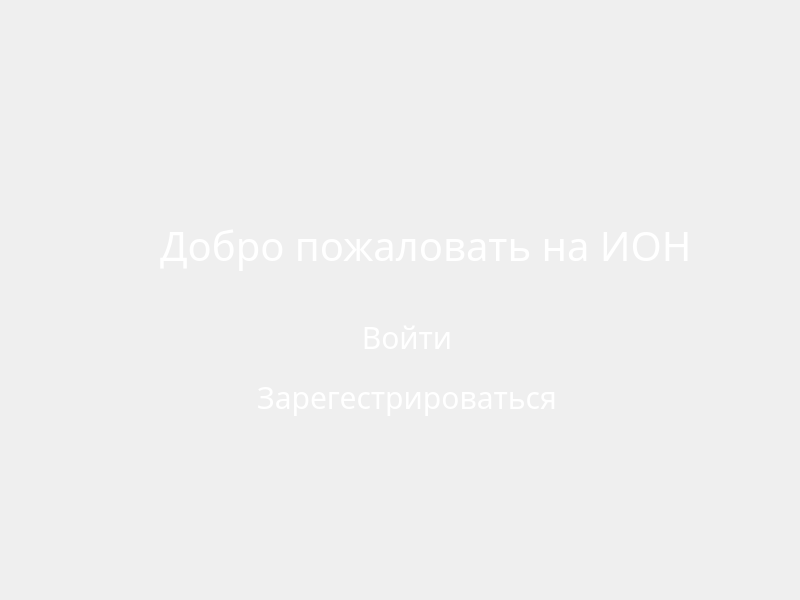
<?xml version="1.0" encoding="UTF-8"?>
<ui version="4.0">
 <class>mainwindow</class>
 <widget class="QWidget" name="mainwindow">
  <property name="geometry">
   <rect>
    <x>0</x>
    <y>0</y>
    <width>800</width>
    <height>600</height>
   </rect>
  </property>
  <property name="maximumSize">
   <size>
    <width>800</width>
    <height>600</height>
   </size>
  </property>
  <property name="windowTitle">
   <string>mainwindow</string>
  </property>
  <property name="autoFillBackground">
   <bool>false</bool>
  </property>
  <property name="styleSheet">
   <string notr="true">QMainWindow {
    background-color: green;
}</string>
  </property>
  <widget class="QWidget" name="menuContainer" native="true">
   <property name="enabled">
    <bool>true</bool>
   </property>
   <property name="geometry">
    <rect>
     <x>0</x>
     <y>0</y>
     <width>800</width>
     <height>600</height>
    </rect>
   </property>
   <widget class="QPushButton" name="enterButton">
    <property name="geometry">
     <rect>
      <x>250</x>
      <y>310</y>
      <width>314</width>
      <height>53</height>
     </rect>
    </property>
    <property name="font">
     <font>
      <family>Yu Gothic UI Light</family>
      <pointsize>-1</pointsize>
      <bold>false</bold>
     </font>
    </property>
    <property name="mouseTracking">
     <bool>true</bool>
    </property>
    <property name="tabletTracking">
     <bool>false</bool>
    </property>
    <property name="layoutDirection">
     <enum>Qt::LayoutDirection::LeftToRight</enum>
    </property>
    <property name="autoFillBackground">
     <bool>false</bool>
    </property>
    <property name="styleSheet">
     <string notr="true">/* Custom button style */
QPushButton {
    border: none;
    background: none;
    color: white;
    font-family: 'Yu Gothic UI Light', sans-serif;
    font-size: 30px;
}

QPushButton:hover {
    color: #53D09E
}</string>
    </property>
    <property name="text">
     <string>Войти</string>
    </property>
    <property name="autoDefault">
     <bool>false</bool>
    </property>
    <property name="default">
     <bool>false</bool>
    </property>
    <property name="flat">
     <bool>true</bool>
    </property>
   </widget>
   <widget class="QLabel" name="logoLabel">
    <property name="enabled">
     <bool>true</bool>
    </property>
    <property name="geometry">
     <rect>
      <x>320</x>
      <y>40</y>
      <width>181</width>
      <height>181</height>
     </rect>
    </property>
    <property name="styleSheet">
     <string notr="true">Qlabel {
    border: none;
    background: none;
}</string>
    </property>
    <property name="frameShape">
     <enum>QFrame::Shape::NoFrame</enum>
    </property>
    <property name="frameShadow">
     <enum>QFrame::Shadow::Plain</enum>
    </property>
    <property name="text">
     <string/>
    </property>
    <property name="pixmap">
     <pixmap>../../../../bsuir/ПНАЯВУ/logo2.png</pixmap>
    </property>
    <property name="scaledContents">
     <bool>true</bool>
    </property>
    <property name="alignment">
     <set>Qt::AlignmentFlag::AlignLeading|Qt::AlignmentFlag::AlignLeft|Qt::AlignmentFlag::AlignVCenter</set>
    </property>
    <property name="wordWrap">
     <bool>false</bool>
    </property>
    <property name="openExternalLinks">
     <bool>false</bool>
    </property>
   </widget>
   <widget class="QPushButton" name="regButton">
    <property name="geometry">
     <rect>
      <x>250</x>
      <y>370</y>
      <width>314</width>
      <height>53</height>
     </rect>
    </property>
    <property name="font">
     <font>
      <family>Yu Gothic UI Light</family>
      <pointsize>-1</pointsize>
      <bold>false</bold>
     </font>
    </property>
    <property name="styleSheet">
     <string notr="true">/* Custom button style */
QPushButton {
    border: none;
    background: none;
    color: white;
    font-family: 'Yu Gothic UI Light', sans-serif;
    font-size: 30px;
}

QPushButton:hover {
    color: #53D09E
}</string>
    </property>
    <property name="text">
     <string>Зарегестрироваться</string>
    </property>
    <property name="autoDefault">
     <bool>false</bool>
    </property>
    <property name="default">
     <bool>false</bool>
    </property>
    <property name="flat">
     <bool>true</bool>
    </property>
   </widget>
   <widget class="QLabel" name="introText">
    <property name="geometry">
     <rect>
      <x>160</x>
      <y>170</y>
      <width>621</width>
      <height>151</height>
     </rect>
    </property>
    <property name="font">
     <font>
      <family>Yu Gothic UI Light</family>
      <pointsize>30</pointsize>
      <bold>false</bold>
     </font>
    </property>
    <property name="styleSheet">
     <string notr="true">QLabel{
    border: none;
    background: none;
    color: white;
    font-family: 'Yu Gothic UI Light', sans-serif;
}</string>
    </property>
    <property name="text">
     <string>Добро пожаловать на ИОН</string>
    </property>
   </widget>
   <widget class="QLabel" name="background">
    <property name="enabled">
     <bool>true</bool>
    </property>
    <property name="geometry">
     <rect>
      <x>0</x>
      <y>0</y>
      <width>851</width>
      <height>671</height>
     </rect>
    </property>
    <property name="styleSheet">
     <string notr="true">Qlabel {
    border: none;
    background: none;
}</string>
    </property>
    <property name="frameShape">
     <enum>QFrame::Shape::NoFrame</enum>
    </property>
    <property name="frameShadow">
     <enum>QFrame::Shadow::Plain</enum>
    </property>
    <property name="text">
     <string/>
    </property>
    <property name="pixmap">
     <pixmap>resources/bg1.jpg</pixmap>
    </property>
    <property name="scaledContents">
     <bool>true</bool>
    </property>
    <property name="alignment">
     <set>Qt::AlignmentFlag::AlignLeading|Qt::AlignmentFlag::AlignLeft|Qt::AlignmentFlag::AlignVCenter</set>
    </property>
    <property name="wordWrap">
     <bool>false</bool>
    </property>
    <property name="openExternalLinks">
     <bool>false</bool>
    </property>
   </widget>
   <zorder>background</zorder>
   <zorder>enterButton</zorder>
   <zorder>logoLabel</zorder>
   <zorder>regButton</zorder>
   <zorder>introText</zorder>
  </widget>
 </widget>
 <resources/>
 <connections>
  <connection>
   <sender>enterButton</sender>
   <signal>clicked()</signal>
   <receiver>enterButton</receiver>
   <slot>showMenu()</slot>
   <hints>
    <hint type="sourcelabel">
     <x>288</x>
     <y>333</y>
    </hint>
    <hint type="destinationlabel">
     <x>484</x>
     <y>336</y>
    </hint>
   </hints>
  </connection>
 </connections>
</ui>
